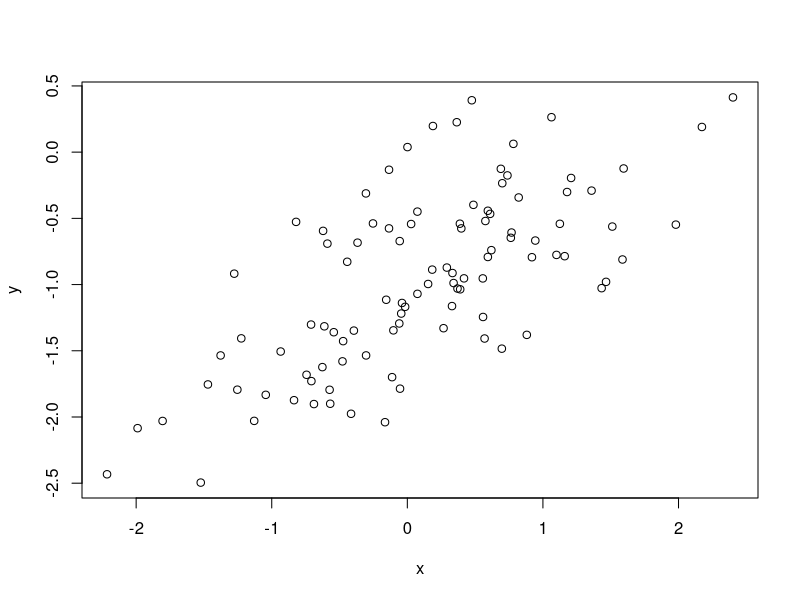
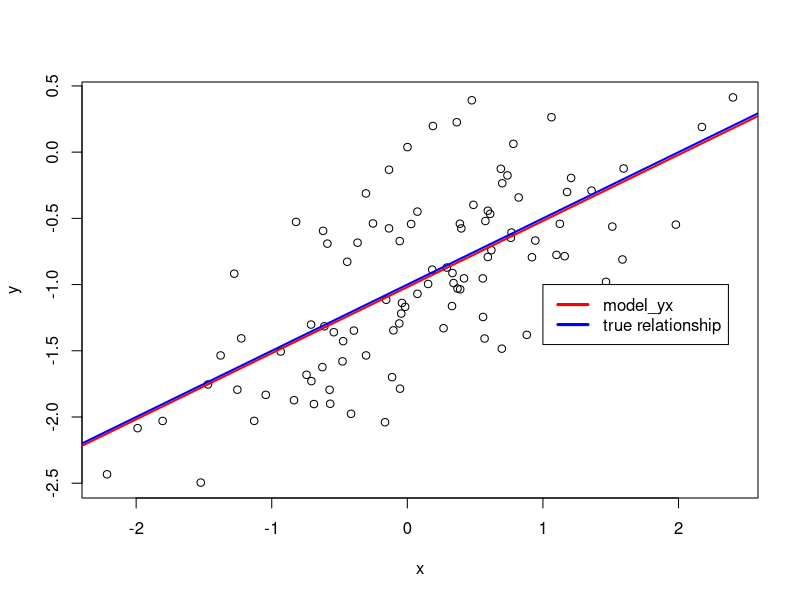
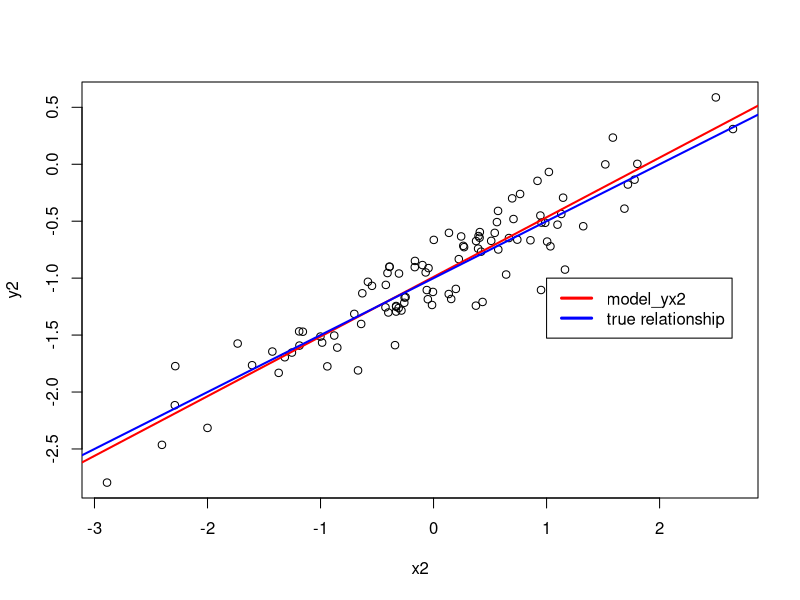
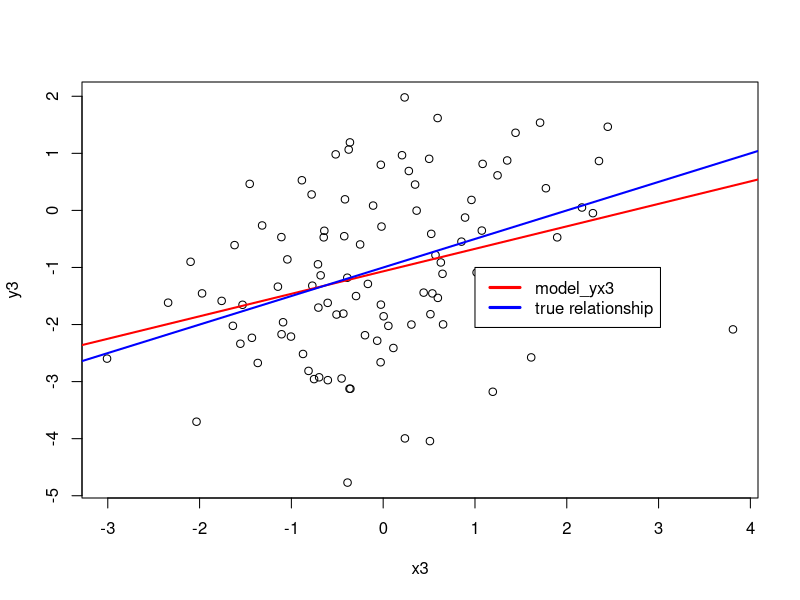
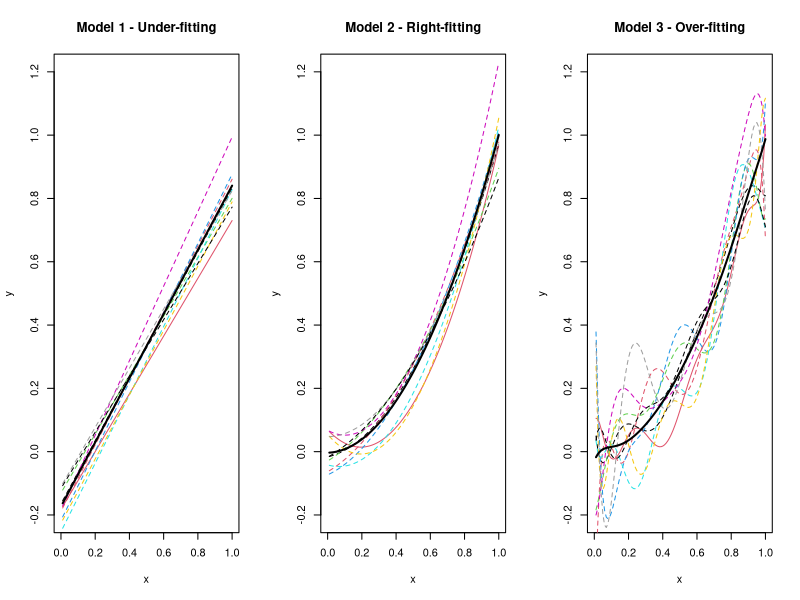

These charts were generated, in order, by the following R code: (Note: this script raises an error after producing the figures.)
## ---- chunk 1
pred = 50 + 20*4 + 0.07*110 + 35*1+ 0.01*(4*110) - 10*(4*1)
cat("the salary will be:",pred,"k")
## ---- chunk 2
set.seed (1)
x <- rnorm (100)
y <- 2 * x + rnorm (100)

model1 = lm(y~x+0)
summary(model1)
## ---- chunk 3
model2 = lm(x~y+0)
summary(model2)
## ---- chunk 4
top = sqrt(length(x)-1)*sum(x*y)
bot = sqrt(sum(x^2)*sum(y^2)-sum(x*y)^2)
print(top/bot)
## ---- chunk 5
mod_with_int <- lm(x~y)
summary(mod_with_int)
## ---- chunk 6
mod_with_int2 <- lm(y~x)
summary(mod_with_int2)
## ---- chunk 7
set.seed(1)
x = rnorm(100,0,1)
## ---- chunk 8
eps = rnorm(100, 0, sqrt(0.25))
## ---- chunk 9
y = -1 + 0.5*x + eps
## ---- chunk 10
plot(x,y)
## ---- chunk 11
model_yx = lm(y~x)
summary(model_yx)
## ---- chunk 12
plot(x, y)
abline(model_yx, lwd=2, col="red")
abline(-1, 0.5, lwd=2, col="blue")
legend(-1, legend = c("model_yx", "true relationship"), col=c("red","blue"), lwd=3)
## ---- chunk 13
model_sq = lm(y~x+I(x^2))
summary(model_sq)
## ---- chunk 14
x2 = rnorm(100)
eps2 = rnorm(100, 0, sqrt(0.05))
y2 = -1 + 0.5*x2 + eps2
plot(x2, y2)
model_yx2 = lm(y2~x2)
summary(model_yx2)
abline(model_yx2, lwd=2, col="red")
abline(-1, 0.5, lwd=2, col="blue")
legend(-1, legend = c("model_yx2", "true relationship"), col=c("red","blue"), lwd=3)
## ---- chunk 15
x3 = rnorm(100)
eps3 = rnorm(100, 0, sqrt(2))
y3 = -1 + 0.5*x3 + eps3
plot(x3, y3)
model_yx3 = lm(y3~x3)
summary(model_yx3)
abline(model_yx3, lwd=2, col="red")
abline(-1, 0.5, lwd=2, col="blue")
legend(-1, legend = c("model_yx3", "true relationship"), col=c("red","blue"), lwd=3)
## ---- chunk 16
confint(model_yx)
confint(model_yx2)
confint(model_yx3)
## ---- chunk 17
i = seq(1,100)
x = 0.01*i

training_data_sets <- replicate(
  250, data.frame(x = x, y = x^2 + rnorm(100,0,0.3)), 
                                simplify = FALSE)


## ---- chunk 18
# First idea, problem: its of size 750
#models <- c()
#for( i in (1:250))
#{
#  model1 <- lm(y ~ x, data = training_data_sets[[i]])
#  model2 <- lm(y ~ x + I(x^2), training_data_sets[[i]])
#  model3 <- lm(y ~ poly(x, 9), training_data_sets[[i]])
#  tobind <- list(model_1 = model1, model_2 = model2, model_3 = model3)
#  models <- c(models, tobind)
#}

# Better idea 
models <- lapply(training_data_sets, 
                 function(df)
                   {
                    model1 <- lm(y ~ x, data = df)
                    model2 <- lm(y ~ x + I(x^2), data = df)
                    model3 <- lm(y ~ poly(x, 9), data = df)
                    list(model_1 = model1
                         , model_2 = model2, model_3 = model3)
                    }
                  )

## ---- chunk 19
f = function(x) {
  x ^ 2
}
x0 = 0.9
y0 = f(x0)
predictions = matrix(0, nrow = 250, ncol = 3)
for (i in 1:250) {
  
  predictions[i, ] = c(
    predict(models[[i]]$model_1, newdata = data.frame(x = x0)),
    predict(models[[i]]$model_2, newdata = data.frame(x = x0)),
    predict(models[[i]]$model_3, newdata = data.frame(x = x0))
  )
}

get_bias = function(estimate, truth) {
  mean(estimate) - truth
}

get_mse = function(estimate, truth) {
  mean((estimate - truth) ^ 2)
}
get_var <- function(x) {
  n <- length(x)
  mean_x <- mean(x)
  sum_squared_differences <- sum((x - mean_x)^2)
  sum_squared_differences / (n - 1)
}

bias = apply(predictions, 2, get_bias, f(x0))
variance = apply(predictions, 2, get_var)
mse = apply(predictions, 2, get_mse, y0)
cat("Model 1:", mse[1] ,"=", bias[1]^2 + variance[1], "\n")
cat("Model 2:", mse[2] ,"=", bias[2]^2 + variance[2], "\n")
cat("Model 3:", mse[3] ,"=", bias[3]^2 + variance[3], "\n")
## ---- chunk 20

i = seq(1,100)
x = 0.01*i

sum_mod1 =  predict(models[[1]]$model_1, data=x)
for(i in 2:250)
  sum_mod1 <- sum_mod1 + predict(models[[i]]$model_1, data=x)
avg_mod1 <- sum_mod1/250

sum_mod2 =  predict(models[[1]]$model_2, data=x)
for(i in 2:250)
  sum_mod2 <- sum_mod2 + predict(models[[i]]$model_2, data=x)
avg_mod2 <- sum_mod2/250

sum_mod3 =  predict(models[[1]]$model_3, data=x)
for(i in 2:250)
  sum_mod3 <- sum_mod3 + predict(models[[i]]$model_3, data=x)
avg_mod3 <- sum_mod3/250


par(mfrow = c(1, 3))
plot(x, predict(models[[1]]$model_1, data=x), type = "l", col = 10, 
     ylim = c(-0.2, 1.2),xlim=c(0,1),
       main = paste("Model 1 - Under-fitting"), xlab = "x", ylab = "y")
lines(x, predict(models[[2]]$model_1, data=x), lty = 2, col = 1)
lines(x, predict(models[[3]]$model_1, data=x), lty = 2, col = 2)
lines(x, predict(models[[4]]$model_1, data=x), lty = 2, col = 3)
lines(x, predict(models[[5]]$model_1, data=x), lty = 2, col = 4)
lines(x, predict(models[[6]]$model_1, data=x), lty = 2, col = 5)
lines(x, predict(models[[7]]$model_1, data=x), lty = 2, col = 6)
lines(x, predict(models[[8]]$model_1, data=x), lty = 2, col = 7)
lines(x, predict(models[[9]]$model_1, data=x), lty = 2, col = 8)
lines(x, predict(models[[10]]$model_1, data=x), lty = 2, col = 9)
lines(x, avg_mod1, lty = 1, col = "black", lwd=2)

plot(x, predict(models[[1]]$model_2, data=x), type = "l", col = 10,
     ylim = c(-0.2, 1.2), xlim=c(0,1),
       main = paste("Model 2 - Right-fitting"), xlab = "x", ylab = "y")
lines(x, predict(models[[2]]$model_2, data=x), lty = 2, col = 1)
lines(x, predict(models[[3]]$model_2, data=x), lty = 2, col = 2)
lines(x, predict(models[[4]]$model_2, data=x), lty = 2, col = 3)
lines(x, predict(models[[5]]$model_2, data=x), lty = 2, col = 4)
lines(x, predict(models[[6]]$model_2, data=x), lty = 2, col = 5)
lines(x, predict(models[[7]]$model_2, data=x), lty = 2, col = 6)
lines(x, predict(models[[8]]$model_2, data=x), lty = 2, col = 7)
lines(x, predict(models[[9]]$model_2, data=x), lty = 2, col = 8)
lines(x, predict(models[[10]]$model_2, data=x), lty = 2, col = 9)
lines(x, avg_mod2, lty = 1, col = "black", lwd=2)

plot(x, predict(models[[1]]$model_3, data=x), type = "l", col = 10,
     ylim = c(-0.2, 1.2), xlim=c(0,1),
       main = paste("Model 3 - Over-fitting"), xlab = "x", ylab = "y")
lines(x, predict(models[[2]]$model_3, data=x), lty = 2, col = 1)
lines(x, predict(models[[3]]$model_3, data=x), lty = 2, col = 2)
lines(x, predict(models[[4]]$model_3, data=x), lty = 2, col = 3)
lines(x, predict(models[[5]]$model_3, data=x), lty = 2, col = 4)
lines(x, predict(models[[6]]$model_3, data=x), lty = 2, col = 5)
lines(x, predict(models[[7]]$model_3, data=x), lty = 2, col = 6)
lines(x, predict(models[[8]]$model_3, data=x), lty = 2, col = 7)
lines(x, predict(models[[9]]$model_3, data=x), lty = 2, col = 8)
lines(x, predict(models[[10]]$model_3, data=x), lty = 2, col = 9)
lines(x, avg_mod3, lty = 1, col = "black", lwd=2)
## ---- chunk 21
test_data <- x^2 + rnorm(100,0,0.3)

calculate_mse <- function(model, data) {
  y_pred <- predict(model, data)
  mean((data$y - y_pred)^2)
}

results <- list()
for (i in 1:250) {
  fit <- models[[i]]
  result <- data.frame(train_mse = numeric(3), test_mse = numeric(3))
  for (j in 1:3) {
    model <- fit[[j]]
    result[j, "train_mse"] <-calculate_mse(model, data = data.frame(x=training_data_sets[[i]]$x, y=training_data_sets[[i]]$y))
    result[j, "test_mse"] <- calculate_mse(model, data = 
data.frame(x=training_data_sets[[i]]$x, y=test_data))
  }
  results[[i]] <- result
}

## ---- chunk 22
#| out-width: "100%"
#| echo: false
#| fig-cap: "Trained $f$"
knitr::include_graphics("mse-data.png")
## ---- chunk 23
gradient_Descent<-function(X, y, Beta, step_size){
  for(i in 1:5000)
  {
    Beta_prev <- Beta
    Beta<- Beta + step_size*(1/length(y))*(t(X)%*%(y-X%*%Beta))
    if(all(abs(Beta_prev-Beta) < 0.0001))
    {
      print("converged")
      return(Beta)
    }
    
  }
  return(Beta)
}


x <- matrix(rnorm(1000), ncol = 4)
y <-  10*x[,1]^4+2*x[,2]^3+4*x[,3]^2+3*x[,4]

new_X<-cbind(rep(1, 100), x)
Beta<-rep(0,5)
step_size <- 1
Betas <- gradient_Descent(new_X, y, Beta, step_size)


#compare results
print(Betas)
optimal <- lm(y~x)
print(coefficients(optimal))

